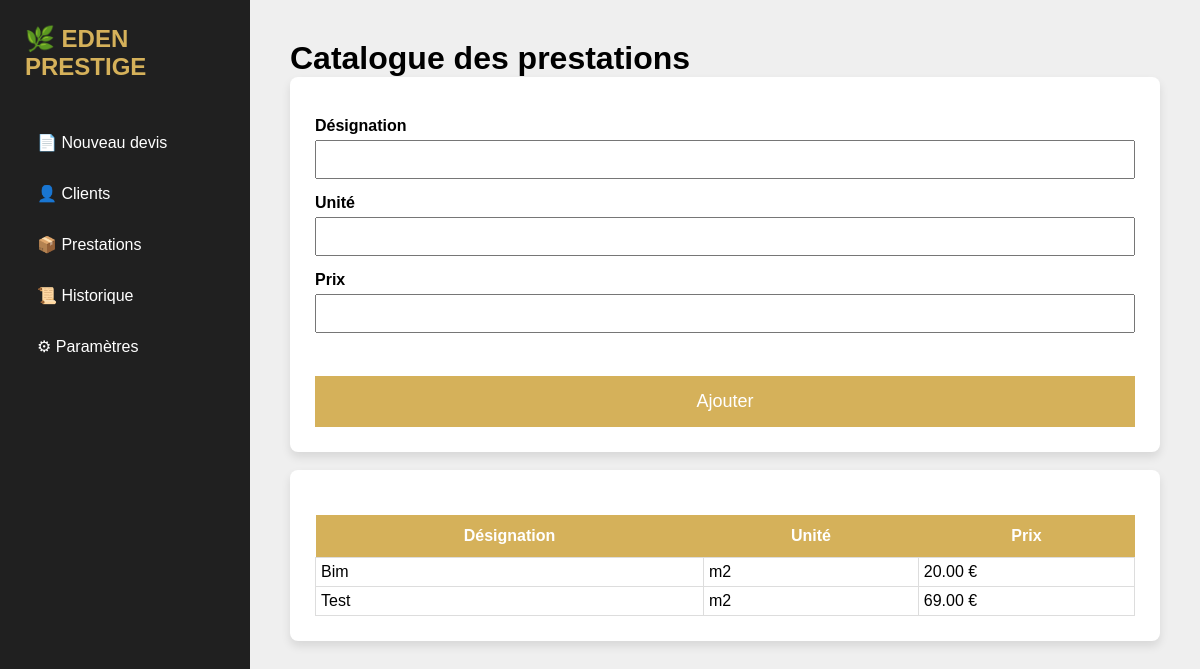
The app's page /prestations with its own data.
### models.py (models this page shows, shortened)
class Prestation(db.Model):
    __tablename__ = "prestations"
    id = db.Column(db.Integer, primary_key=True)
    designation = db.Column(db.String(150), nullable=False)
    unite = db.Column(db.String(50))
    prix = db.Column(db.Float)

### app.py (the view)
@app.route("/prestations")
def prestations():
    prestations = Prestation.query.order_by(
        Prestation.designation
    ).all()
    return render_template(
        "prestations.html",
        prestations=prestations
    )

### templates/prestations.html
{% extends "base.html" %}
{% block contenu %}
<h1>Catalogue des prestations</h1>
<div class="bloc">
<form action="/ajouter_prestation" method="POST">
<label>Désignation</label>
<input name="designation">
<label>Unité</label>
<input name="unite">
<label>Prix</label>
<input
type="number"
step="0.01"
name="prix">
<br><br>
<input
class="valider"
type="submit"
value="Ajouter">
</form>
</div>
<br>
<div class="bloc">
<table>
<tr>
<th>Désignation</th>
<th>Unité</th>
<th>Prix</th>
</tr>
{% for p in prestations %}
<tr>
<td>{{p.designation}}</td>
<td>{{p.unite}}</td>
<td>{{"%.2f"|format(p.prix)}} €</td>
</tr>
{% endfor %}
</table>
</div>
{% endblock %}

### static/style.css (style rules this page uses)
* { margin:0; padding:0; box-sizing:border-box; font-family:Arial; }
body { display:flex; background:#efefef; }
.bloc { background:white; padding:25px; border-radius:8px; box-shadow:0 5px 10px rgba(0,0,0,.1); }
label { display:block; margin-top:15px; font-weight:bold; }
input { width:100%; padding:10px; margin-top:5px; }
table { width:100%; border-collapse:collapse; margin-top:20px; }
th { background:#d5b15a; color:white; padding:12px; }
td { border:1px solid #ddd; padding:5px; }
.valider { margin-top:25px; background:#d5b15a; color:white; font-size:18px; border:none; padding:15px; cursor:pointer; }

### records on screen
Prestation: designation "Bim", unite "m2", prix "20.00"
Prestation: designation "Test", unite "m2", prix "69.00"
